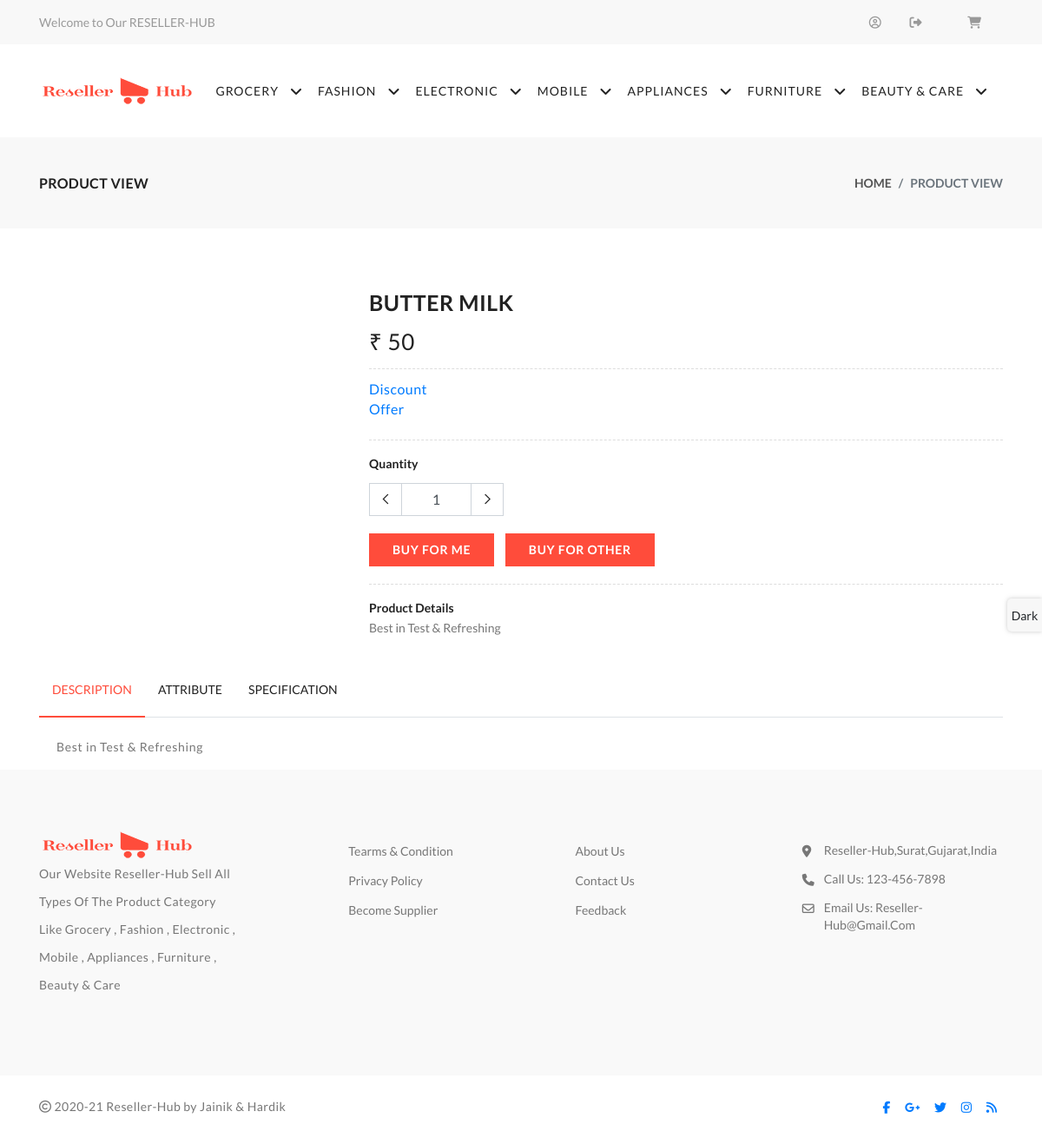
The page /customer/product_view/56 on the database its author committed.
### tables this page shows
CREATE TABLE `category` (
  `c_id` int(11) NOT NULL,
  `c_name` varchar(100) NOT NULL,
  `is_parent` smallint(6) NOT NULL,
  `parent_id` int(11) DEFAULT NULL,
  `status` smallint(6) NOT NULL
);

CREATE TABLE `product` (
  `pr_id` int(11) NOT NULL,
  `pr_category` varchar(100) NOT NULL,
  `pr_s_category` varchar(100) NOT NULL,
  `pr_name` varchar(100) NOT NULL,
  `pr_desc` varchar(255) NOT NULL,
  `pr_price` int(11) NOT NULL,
  `pr_mrp` int(11) NOT NULL,
  `pr_qty` int(11) NOT NULL,
  `pr_image` varchar(255) NOT NULL
);

### application/controllers/Customer.php (called while the page is built, shortened)
<?php
class Customer extends CI_Controller {
	public function __construct()
	{
		$this->load->helper('url','form');
		$this->load->database('');
		$this->load->model('Backend');
		$this->load->library('session');
	}
	public function product_view()
	{
		$category = $this->uri->segment(3);
		$this->db->select('*')->from('product')->where('pr_id',$category);
		$data=$this->db->get();
		$get = $data->result();
		$newdata['data'] = $get;
		$this->load->view('frontend/customer/product_view',$newdata);
	}
}

### index.php (called while the page is built, shortened)
<?php
require_once BASEPATH.'core/CodeIgniter.php';

### application/views/frontend/customer/product_view.php (the view, shortened to what this page needs)
<?php
include_once('header.php');
?>
<div class="breadcrumb-section">
    <div class="container">
        <div class="row">
            <div class="col-sm-6">
                <div class="page-title">
                    <h2>Product view</h2>
                </div>
            </div>
            <div class="col-sm-6">
                <nav aria-label="breadcrumb" class="theme-breadcrumb">
                    <ol class="breadcrumb">
                        <li class="breadcrumb-item"><a href="<?php echo base_url();?>customer/index">Home</a></li>
                        <li class="breadcrumb-item active" aria-current="page">Product View</li>
                    </ol>
                </nav>
            </div>
        </div>
    </div>
</div>
 <?php
    foreach ($data as $key)
    {
?>
    <section>
    <div class="collection-wrapper">
        <div class="container">
            <div class="row">
                <div class="col-lg-4">
                    <div class="product-slick">
                    </div>
                </div>
                <div class="col-lg-8 rtl-text">
                    <div class="product-right">
                        <h2><?php echo $key->pr_name;?></h2>
                        <h3>₹ <?php echo $key->pr_mrp;?></h3>
                        <div class="product-description border-product">
                            <a href="<?php echo base_url();?>customer/discount"><h4>Discount</h4></a>
                            <a href="<?php echo base_url();?>customer/offer"><h4>Offer</h4></a>
                        </div>
                        <div class="product-description border-product">
                            <h6 class="product-title">quantity</h6>
                            <div class="qty-box">
                                <div class="input-group"><span class="input-group-prepend"><button type="button"
                                            class="btn quantity-left-minus" data-type="minus" data-field=""><i
                                                class="ti-angle-left"></i></button> </span>
                                    <input type="text" name="quantity" class="form-control input-number" value="1">
                                    <span class="input-group-prepend"><button type="button"
                                            class="btn quantity-right-plus" data-type="plus" data-field=""><i
                                                class="ti-angle-right"></i></button></span></div>
                            </div>
                        </div>
                        <div class="product-buttons">
                            <a href="<?php echo base_url().'customer/insert_cart/'.$key->pr_id;?>" class="btn btn-solid">Buy for me</a>
                             <a href="<?php echo base_url().'customer/insert_cart_other/'.$key->pr_id;?>" class="btn btn-solid">Buy for other</a>
                        </div>
                        <div class="border-product">
                            <h6 class="product-title">product details</h6>
                            <p><?php echo $key->pr_desc;?></p>
                        </div>
                    </div>
                </div>
            </div>
        </div>
    </div>
    </section>
    <section class="tab-product m-0">
        <div class="container">
            <div class="row">
                <div class="col-sm-12 col-lg-12">
                    <ul class="nav nav-tabs nav-material" id="top-tab" role="tablist">
                        <li class="nav-item"><a class="nav-link active" id="top-home-tab" data-toggle="tab"
                                href="#top-home" role="tab" aria-selected="true">Description</a>
                            <div class="material-border"></div>
                        </li>
                        <li class="nav-item"><a class="nav-link" id="profile-top-tab" data-toggle="tab"
                                href="#top-profile" role="tab" aria-selected="false">Attribute</a>
                        </li>
                        <li class="nav-item"><a class="nav-link" id="contact-top-tab" data-toggle="tab"
                                href="#top-contact" role="tab" aria-selected="false">Specification</a>
                        </li>
                    </ul>
                    <div class="tab-content nav-material" id="top-tabContent">
                        <div class="tab-pane fade show active" id="top-home" role="tabpanel"
                            aria-labelledby="top-home-tab">
                            <p><?php echo $key->pr_desc;?></p>
                        </div>
                    </div>
                </div>
            </div>
        </div>
    </section>
<?php
    }
?>
<?php
include_once('footer.php');
?>

### application/views/frontend/customer/header.php (shortened to what this page needs)
<!DOCTYPE html>
<html lang="en">
<head>
    <link rel="stylesheet" type="text/css" href="<?php echo base_url();?>assets/css/fontawesome.css">
    <link rel="stylesheet" type="text/css" href="<?php echo base_url();?>assets/css/slick.css">
    <link rel="stylesheet" type="text/css" href="<?php echo base_url();?>assets/css/slick-theme.css">
    <link rel="stylesheet" type="text/css" href="<?php echo base_url();?>assets/css/animate.css">
    <link rel="stylesheet" type="text/css" href="<?php echo base_url();?>assets/css/themify-icons.css">
    <link rel="stylesheet" type="text/css" href="<?php echo base_url();?>assets/css/bootstrap.css">
    <link rel="stylesheet" type="text/css" href="<?php echo base_url();?>assets/css/color1.css" media="screen" id="color">
<body>
    <header>
        <div class="top-header">
            <div class="container">
                <div class="row">
                    <div class="col-lg-6">
                        <div class="header-contact">
                            <ul>
                                <li>Welcome to Our RESELLER-HUB</li>
                            </ul>
                        </div>
                    </div>
                    <div class="col-lg-6 text-right">
                        <ul class="header-dropdown">
                            <li><i class="fa fa-user-circle-o"></i><?php echo $this->session->userdata('c_email') ?></li>
                            <li><a href="<?php echo base_url();?>Customer/logout"><i class="fa fa-sign-out"></i></a></li>
                            <li><a href="<?php echo base_url();?>Customer/cart"><i class="fa fa-shopping-cart"></i></a></li>
                        </ul>
                    </div>
                </div>
            </div>
        </div>
        <div class="container">
            <div class="row">
                <div class="col-lg-12">
                    <div class="main-menu">
                        <div class="menu-left">
                            <div class="brand-logo">
                                <a href="<?php echo base_url();?>customer/index">
                                    <img src="<?php echo base_url();?>assets/images/icon/logo.png" alt="">
                                </a>
                            </div>
                        </div>
                        <div class="menu-right pull-right">
                            <div>
                                <nav id="main-nav">
                                    <ul id="main-menu" class="sm pixelstrap sm-horizontal">
                                        <?php
                                        $select = $this->db->query("select * from category where is_parent='1'");
                                        foreach ($select->result() as $row)
                                        {
                                        ?>
                                                <li>
                                                    <a  href="<?php echo base_url()."category/".$row->c_id;?>"><?php echo $row->c_name;?></a>
                                                </li>
                                        <?php
                                        }
                                        ?>
                                    </ul>
                                </nav>
                            </div>
                        </div>
                    </div>
                </div>
            </div>
        </div>
    </header>

### rows shown on the page
category: c_name "GROCERY"
category: c_name "FASHION"
category: c_name "ELECTRONIC"
category: c_name "MOBILE"
category: c_name "APPLIANCES"
category: c_name "FURNITURE"
category: c_name "BEAUTY & CARE"
product: pr_name "BUTTER MILK", pr_mrp "50", pr_desc "Best in Test & Refreshing"
